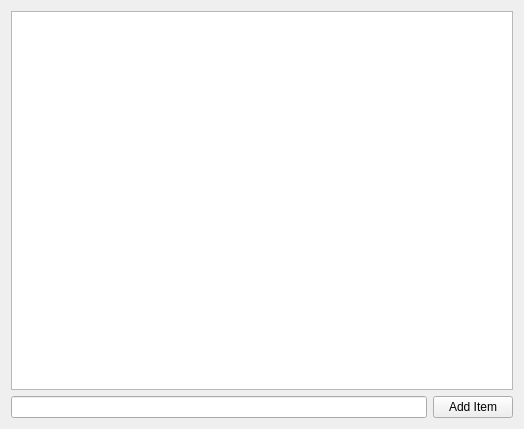
<?xml version="1.0" encoding="UTF-8"?>
<ui version="4.0">
 <class>Form</class>
 <widget class="QWidget" name="Form">
  <property name="geometry">
   <rect>
    <x>0</x>
    <y>0</y>
    <width>524</width>
    <height>429</height>
   </rect>
  </property>
  <property name="windowTitle">
   <string>Form</string>
  </property>
  <layout class="QGridLayout" name="gridLayout">
   <item row="1" column="0">
    <widget class="QLineEdit" name="lineEdit_Item"/>
   </item>
   <item row="0" column="0" colspan="2">
    <widget class="QTreeView" name="treeView"/>
   </item>
   <item row="1" column="1">
    <widget class="QPushButton" name="btn_addItem">
     <property name="text">
      <string>Add Item</string>
     </property>
    </widget>
   </item>
  </layout>
 </widget>
 <resources/>
 <connections/>
</ui>
